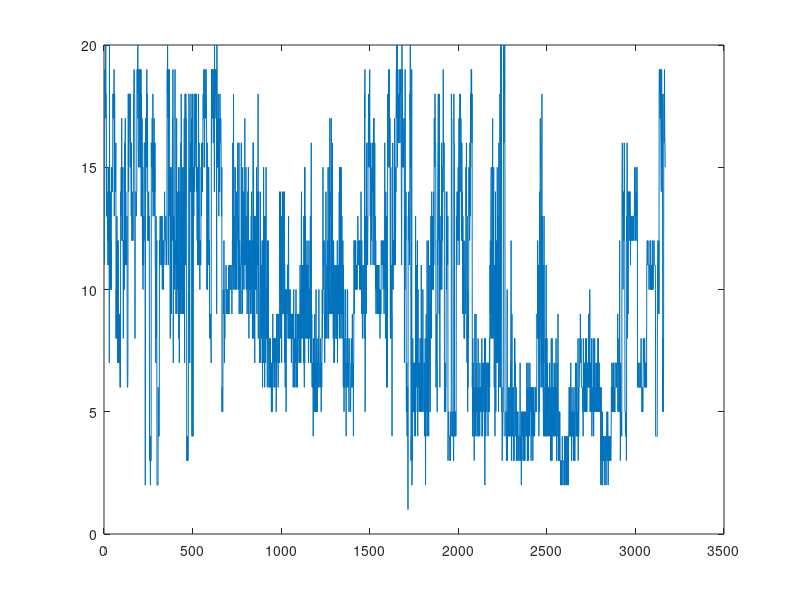
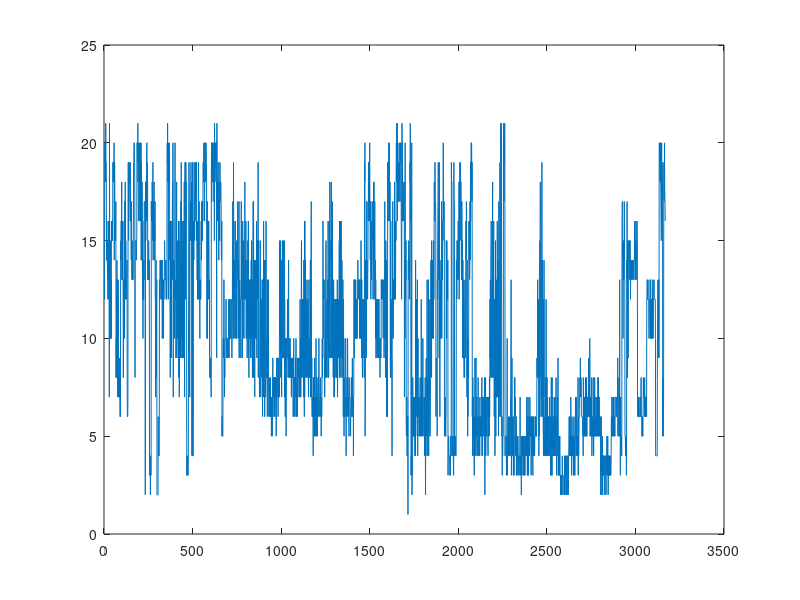

Write MATLAB code to recreate these figures, in order.
close all;clear;
load('voive_data.mat')
x=1:3168
y=v_d( : ,10);
figure(1)
plot(x,y);

stepnum=20;
maxnum=max(y);
minnum=min(y);
step=(maxnum-minnum)/stepnum;
l=length(y);
for i = 1:l
    y(i)=int32( (y(i)-minnum)/step+1 );
end
figure(2)
plot(x,y);